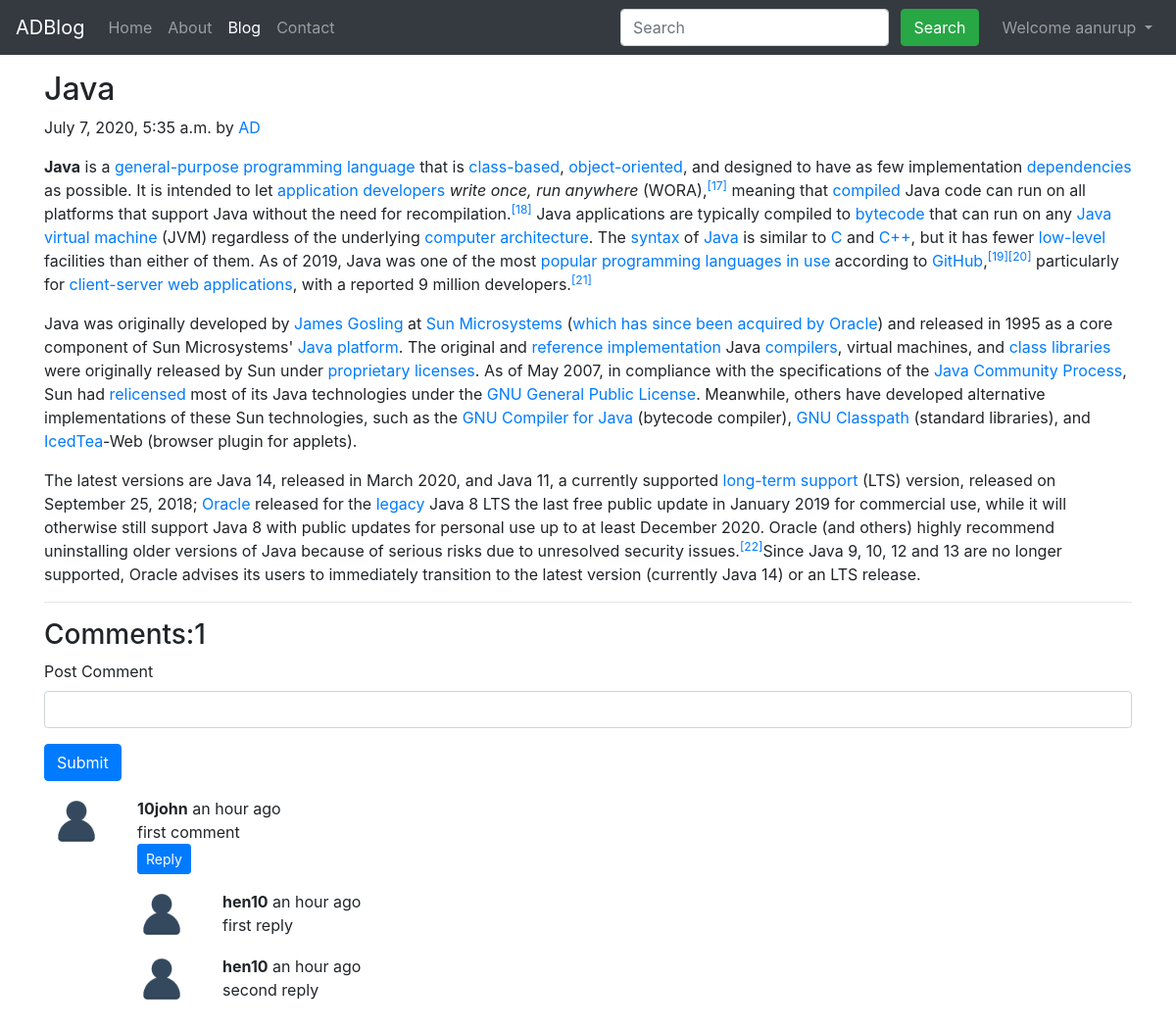
Page /blog/second-post (signed in) on the committed database.
### blog/models.py (models this page shows, shortened)
class Post(models.Model):
    sno = models.AutoField(primary_key=True)
    title= models.CharField(max_length=122)
    content = models.TextField()
    author= models.CharField(max_length=12)
    slug = models.CharField(max_length=130)
    datetime = models.DateTimeField(blank=True)

class BlogComment(models.Model):
    sno = models.AutoField(primary_key=True)
    comment = models.TextField()
    user = models.ForeignKey(User,on_delete=models.CASCADE)
    post = models.ForeignKey(Post,on_delete=models.CASCADE)
    parent = models.ForeignKey('self',on_delete=models.CASCADE,null=True)
    datetime = models.DateTimeField(default=now)

### blog/views.py (the view)
# urls.py: path('<str:slug>', views.blogPost, name="blogPost")
def blogPost(request,slug):
     post=Post.objects.filter(slug=slug).first()
     comments=BlogComment.objects.filter(post=post,parent=None)
     replies=BlogComment.objects.filter(post=post).exclude(parent=None)
     replyDict= {}
     for reply in replies:
          if reply.parent.sno not in replyDict.keys():
               replyDict[reply.parent.sno]=[reply]
          else:
               replyDict[reply.parent.sno].append(reply)
     context={'post':post,'comments':comments,'user':request.user,'replyDict':replyDict}
     return render(request,'blog/blogPost.html',context)

### blog/templatetags/extras.py (called while the page is built)
@register.filter(name='get_val')
def get_val(dict,key):
 return dict.get(key)

### templates/blog/blogPost.html (shortened to what this page needs)
{% extends 'base.html'%}
{% block blogactive %} active {% endblock blogactive %}
{%block body%}
{% load humanize %}
{% load extras %}
<div class="container my-3">
	<div class="blog-post">
		<h2 class="blog-post-title">{{post.title}}</h2>
		<p class="blog-post-meta">{{post.datetime}} by <a href="/about">{{post.author}}</a></p>
		<p>{{post.content|safe}}</p>
	</div>
	<hr>
</div>
<div class="container">
	<h3>Comments:{{comments.count}}</h3>
	<div class="my-2">
		<form action="/blog/postComment" method="POST">
			{%if user.is_authenticated %}
			<div class="form-group">
				<label for="exampleInputEmail1">Post Comment</label>
				<input type="text" class="form-control" name="comment" id="comment" aria-describedby="emailHelp" placeholder=""
					Enter comment">
			</div>
			<button type="submit" class="btn btn-primary">Submit</button>
		</form>
		{% else %}
		<p><strong>Login First</strong></p>
	</div>
	{% endif %}
	{% for comment in comments %}
	<div class="row my-3">
		<div class="col-md-1 bg-">
			<div class="text-center">
				<img src="/static/user-alt-512.png" class="rounded" width="50" height="50" alt="...">
			  </div>
		</div>
		<div class="col-md-11 bg-"><b>{{comment.user.username}}</b> {{comment.datetime | naturaltime}}
			<div>{{comment.comment}}</div>
			<div class="reply mx-0">
				{%if user.is_authenticated %}
				<button class="btn btn-sm btn-primary" type="button" data-toggle="collapse"
					data-target="#replyBox{{comment.sno}}" aria-expanded="false" aria-controls="collapseExample">
					Reply
				</button>
				{% else %}<p><strong>Login First</strong></p>
				{% endif %}
				<div class="replies my-3">
						{% for reply in replyDict|get_val:comment.sno %}
						<div class="row my-3">
								<div class="col-md-1 bg-">
									<img src="/static/user-alt-512.png" class="rounded" width="50" height="50" alt="...">
								</div>
								<div class="col-md-11">
									<b>{{reply.user.username}}</b> {{reply.datetime | naturaltime}}
									<div>{{reply.comment}}</div>
								</div>
								<br>
						</div>
						{% endfor %}
				</div>
			</div>
		</div>
	</div>
	{% endfor %}
</div>
{%endblock body%}

### templates/base.html (shortened to what this page needs)
<!doctype html>
<html lang="en">
<head>
  <link rel="stylesheet" href="https://stackpath.bootstrapcdn.com/bootstrap/4.5.0/css/bootstrap.min.css"
>
</head>
<body>
  <nav class="navbar navbar-expand-lg navbar-dark bg-dark">
    <a class="navbar-brand" href="/">ADBlog</a>
  <div class="collapse navbar-collapse" id="navbarSupportedContent">
    <ul class="navbar-nav mr-auto">
      <li class="nav-item {%block homeactive%} {% endblock homeactive %}">
        <a class="nav-link" href="/">Home </a>
      </li>
      <li class="nav-item {% block aboutactive %} {% endblock aboutactive %}">
        <a class="nav-link" href="/about">About</a>
      </li>
      <li class="nav-item {% block blogactive %} {% endblock blogactive %}">
        <a class="nav-link" href="/blog">Blog</a>
      </li>
      <li class="nav-item {% block contactactive %} {% endblock contactactive %}">
        <a class="nav-link" href="/contact">Contact</a>
      </li>
    </ul>
    <div class="ml-auto form-inline">
    <form method="GET" action="/search" class="my-2 my-lg-0 mx-3 m">
      <input class="form-control mr-sm-2" type="search" placeholder="Search" aria-label="Search" name="query"
      id="query">
      <button class="btn btn-success my-2 my-sm-0" type="submit">Search</button>
    </form>
    {% if user.is_authenticated %}
    <ul class="navbar-nav">
      <li class="nav-item dropdown">
        <a class="nav-link dropdown-toggle" href="#" id="navbarDropdown" role="button" data-toggle="dropdown"
        aria-haspopup="true" aria-expanded="false">
        Welcome {{request.user}}
      </a>
      </li>
    </ul>
    {% endif %}
  </div>
</div>
</nav>
{%block body%}
{%endblock body%}
</body>
</html>

### rows in the picture
Post: title "Java", datetime "July 7, 2020, 5:35 a.m.", author "AD", content "Java is a general-purpose programming language that is class-based , object-oriented , and designed to have as few implementation dependencies as possible. It is intended to let application developers write once, run anywhere (WORA), [17] meaning that compiled Java code can run on all platforms that support Java without the need for recompilation. [18] Java applications are typically compiled to bytecode that can run on any Java virtual machine (JVM) regardless of the underlying computer architecture . The syntax of Java is similar to C and C++ , but it has fewer low-level facilities than either of them. As of 2019, Java was one of the most popular programming languages in use according to…"
BlogComment: user.username "10john", datetime "an hour ago", comment "first comment"
BlogComment: user.username "hen10", datetime "an hour ago", comment "first reply"
BlogComment: user.username "hen10", datetime "an hour ago", comment "second reply"

### other values in the picture
{{ request.user }} "aanurup"
{{ comments.count }} "1"
